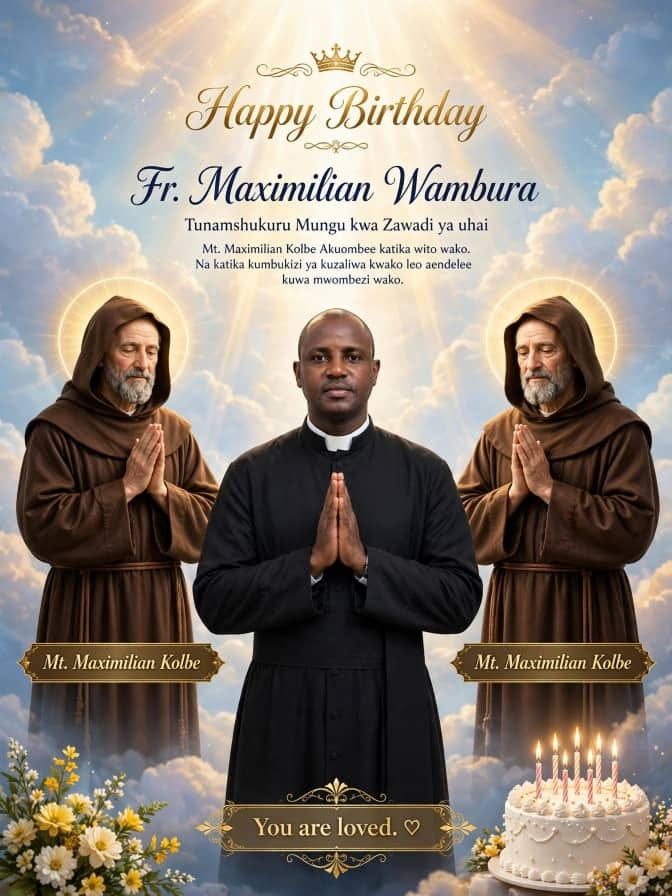
#> input picture FR MAXIMILIAN WAMBURA/sources/blueprint_birthday_kolbe_sky.jpeg, 672 x 896 px
$ python build_v1.py
#> lines starting #> are read from the running program, lines starting #| are printed output that depends on the picture; after the words box and inside, x2 and y2 are one past the last pixel; in counts of white or black regions, pixels touching at a corner belong together
# Fr. Maximilian Wambura - ANNIVERSARY (Upadrisho) v1 - blueprint = his own birthday poster
# (blueprint_birthday_kolbe_sky.jpeg, 672x896: sky + rays, Happy Birthday, Fr. Maximilian Wambura, St. Maximilian Kolbe x2, cake).
# Birthday wording removed -> Anniversary; cake + "You are loved" banner covered by a brown/gold details plaque.
# Rendered at 3x (2016x2688). run: python3 build_v1.py [out_name] [preview_path]
import sys, os
import cv2, numpy as np
from PIL import Image, ImageDraw, ImageFont, ImageFilter

HERE = os.path.dirname(os.path.abspath(__file__)); CLIENT = os.path.dirname(HERE); ROOT = os.path.dirname(CLIENT)
OUT = sys.argv[1] if len(sys.argv) > 1 else "Fr_Maximilian_Wambura_Anniversary_v1_final_01.png"
FONTS = os.path.expanduser("~/.haflaway/fonts/")
LOGO = ROOT + "/HAFLAWAY BRAND/concept_4_green/haflaway_c4g_logo_horizontal_white.png"
K = 3
LNUM = ["lnum"]

# ------------------------------------------------------------------ 1. remove birthday text (inpaint over soft sky)
src = cv2.imread(HERE + "/blueprint_birthday_kolbe_sky.jpeg"); H0, W0 = src.shape[:2]
#> further down, src is the input picture: shape (896, 672, 3); mean B, G, R 120.8, 130.3, 140.2
#> after `H0, W0 = src.shape[:2]`: H0 = 896; W0 = 672
BOXES = [(178, 80, 494, 143),     # "Happy Birthday"
         (180, 214, 490, 236),    # "Tunamshukuru Mungu kwa Zawadi ya uhai"
         (196, 239, 480, 289)]    # 3-line Kolbe paragraph
mask = np.zeros((H0, W0), np.uint8)
for x1, y1, x2, y2 in BOXES: mask[y1:y2, x1:x2] = 255
clean = cv2.inpaint(src, mask, 9, cv2.INPAINT_TELEA)
soft = cv2.GaussianBlur(clean, (0, 0), 7)
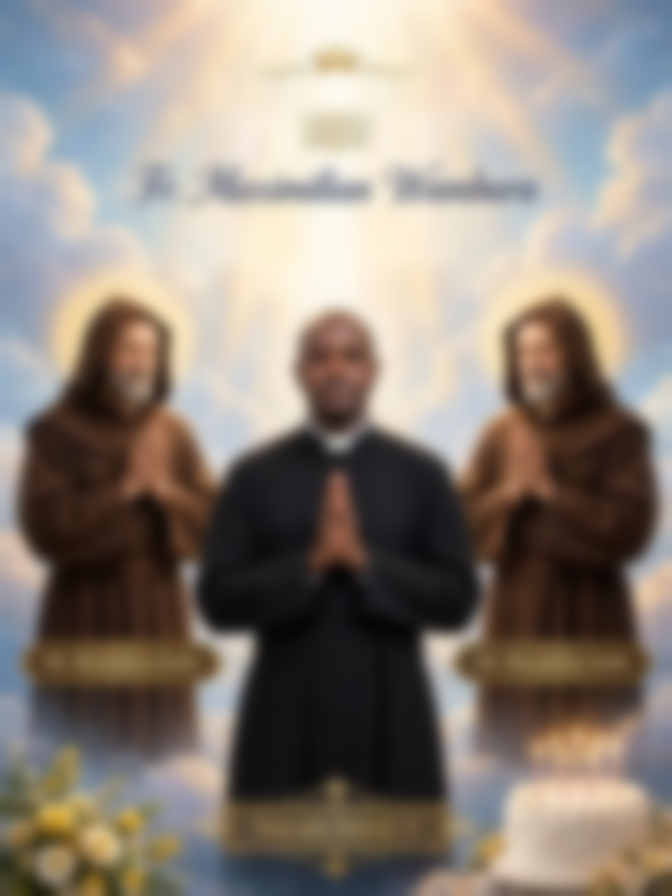
#> soft: shape (896, 672, 3); mean B, G, R 122.1, 131.6, 141.6
m = cv2.GaussianBlur(mask.astype(np.float32)/255, (0, 0), 3)[..., None]
clean = (soft*m + clean*(1 - m)).astype(np.uint8)

big = cv2.resize(clean, (W0*K, H0*K), interpolation=cv2.INTER_LANCZOS4)
card = Image.fromarray(cv2.cvtColor(big, cv2.COLOR_BGR2RGB)).filter(ImageFilter.UnsharpMask(3, 60, 2)).convert("RGBA")

# ------------------------------------------------------------------ 2. helpers
def var(file, size, wght):
    f = ImageFont.truetype(FONTS + file, int(size*K))
    try: f.set_variation_by_axes([wght])
    except Exception: pass
    return f
serif = lambda s, w=500: var("EBGaramond[wght].ttf", s, w)
corm = lambda s, w=600: var("CormorantGaramond[wght].ttf", s, w)
script = lambda s: ImageFont.truetype(FONTS + "GreatVibes-Regular.ttf", int(s*K))
GOLD_T, GOLD_B = (236, 200, 120), (150, 104, 36)          # gradient for gold lettering
GOLD = (222, 184, 110); CREAM = (250, 236, 205); INK = (30, 28, 30)

def center_text(img, cx, cy, text, font, fill, shadow=None):
    d = ImageDraw.Draw(img)
    bb = d.textbbox((0, 0), text, font=font, features=LNUM)
    x = cx*K - (bb[0] + bb[2])/2; y = cy*K - (bb[1] + bb[3])/2
    if shadow:
        sh = Image.new("RGBA", img.size, (0, 0, 0, 0))
        ImageDraw.Draw(sh).text((x, y + 1.5*K), text, font=font, fill=shadow, features=LNUM)
        img.alpha_composite(sh.filter(ImageFilter.GaussianBlur(1.5*K)))
    d.text((x, y), text, font=font, fill=fill, features=LNUM)
    return x, y, bb

def gold_text(img, cx, cy, text, font):
    """gold vertical gradient lettering with a soft warm shadow (matches the blueprint's gold title)"""
    d = ImageDraw.Draw(img)
    bb = d.textbbox((0, 0), text, font=font)
    x = cx*K - (bb[0] + bb[2])/2; y = cy*K - (bb[1] + bb[3])/2
    m = Image.new("L", img.size, 0); ImageDraw.Draw(m).text((x, y), text, font=font, fill=255)
    sh = Image.new("RGBA", img.size, (90, 60, 20, 0)); sh.putalpha(m.filter(ImageFilter.GaussianBlur(2*K)).point(lambda v: v*0.55))
    img.alpha_composite(sh, (0, int(1.5*K)))
    t, b = int(y + bb[1]), int(y + bb[3])
    grad = Image.new("RGBA", img.size)
    gd = ImageDraw.Draw(grad)
    for yy in range(t, b + 1):
        k = (yy - t)/max(1, b - t); k = 0.5 - 0.5*np.cos(k*np.pi)
        col = tuple(int(GOLD_T[i]*(1 - k) + GOLD_B[i]*k) for i in range(3)) + (255,)
        gd.line([(0, yy), (img.width, yy)], fill=col)
    grad.putalpha(m); img.alpha_composite(grad)

def fit(text, maker, size, max_w):
    d = ImageDraw.Draw(card)
    while size > 6 and d.textlength(text, font=maker(size), features=LNUM) > max_w*K: size -= 0.25
    return maker(size)

# ------------------------------------------------------------------ 3. top text
gold_text(card, 336, 110, "Happy Anniversary", fit("Happy Anniversary", script, 64, 360))
#> the loop in fit, `while size > 6 and d.textlength(text, font=maker(size), features=LNUM)..` made 105 passes
#> size on passes 1 to 12: 63.75, 63.5, 63.25, 63, 62.75, 62.5, 62.25, 62, 61.75, 61.5, 61.25, 61
#> after the loop in fit, `while size > 6 and d.textlength(text, font=maker(size), features=LNUM)..`: size = 37.75
#> in gold_text, `bb = d.textbbox((0, 0), text, font=font)`: bb = (0, 19, 1077, 129)
#> in gold_text, `x = cx * K - (bb[0] + bb[2]) / 2`: x = 469.5
#> in gold_text, `y = cy * K - (bb[1] + bb[3]) / 2`: y = 256
#> in gold_text, `m = Image.new('L', img.size, 0)`: m: PIL image 2016x2688 L; every value is 0
#> in gold_text, `ImageDraw.Draw(m).text((x, y), text, font=font, fill=255)`:
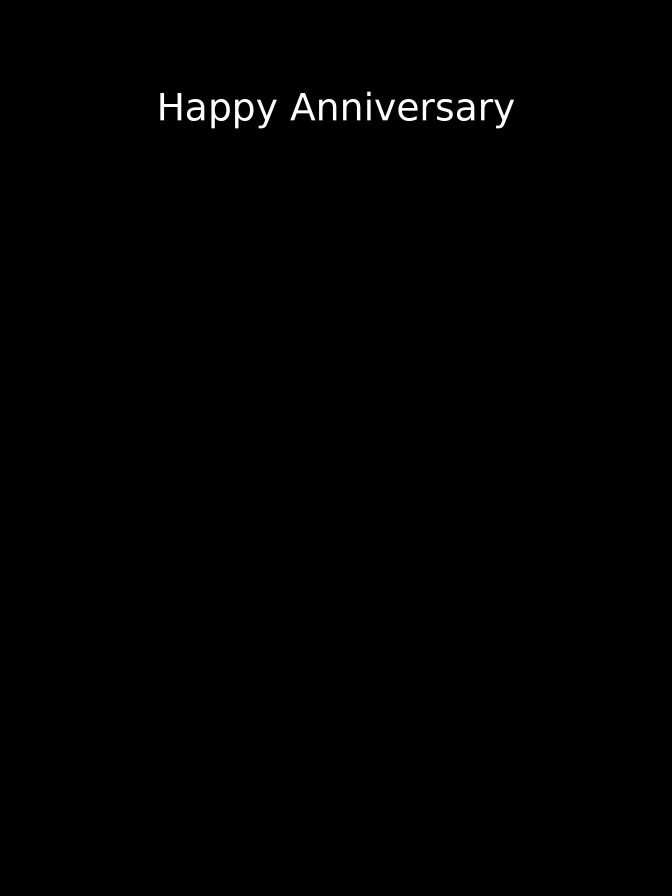
#> m: PIL image 2016x2688 L (shown at 1/3 size); min 0, max 255, mean 1.2
#> in gold_text, `sh.putalpha(m.filter(ImageFilter.GaussianBlur(2 * K)).point(lambda v: `:
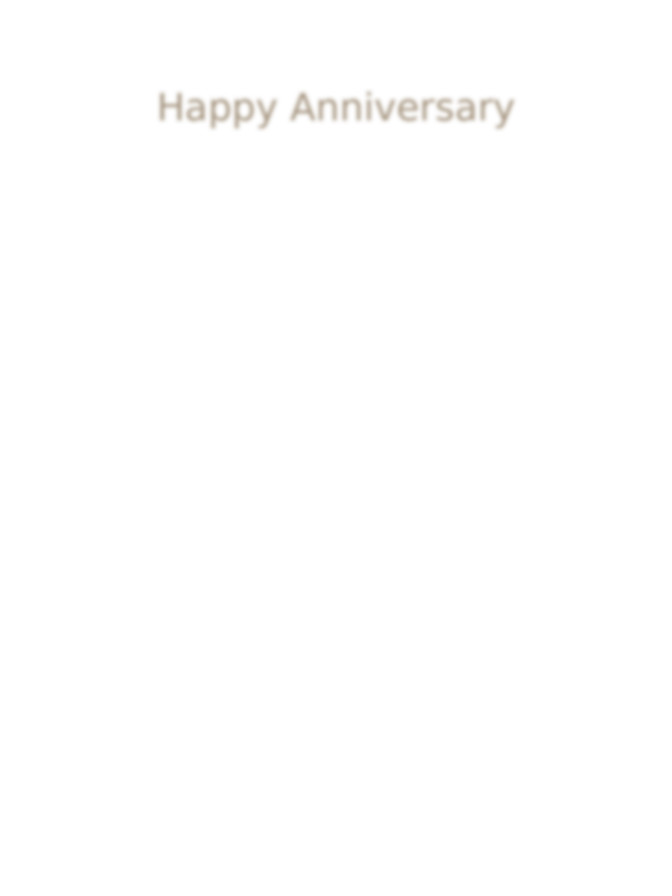
#> sh: PIL image 2016x2688 RGBA (shown at 1/3 size); mean R, G, B, A 90, 60, 20, 0.6; transparent parts drawn white
#> in gold_text, `t, b = int(y + bb[1]), int(y + bb[3])`: t = 275; b = 385
#> in gold_text, `grad = Image.new("RGBA", img.size)`: grad: PIL image 2016x2688 RGBA; every value is 0
#> the loop in gold_text, `for yy in range(t, b + 1):` made 111 passes
#> (k, col) on passes 1 to 12: (0, (236, 200, 120, 255)), (0.000204, (235, 199, 119, 255)), (0.000815, (235, 199, 119, 255)), (0.00183, (235, 199, 119, 255)), (0.00326, (235, 199, 119, 255)), (0.00509, (235, 199, 119, 255)), (0.00732, (235, 199, 119, 255)), (0.00996, (235, 199, 119, 255)), (0.013, (234, 198, 118, 255)), (0.0164, (234, 198, 118, 255)), (0.0203, (234, 198, 118, 255)), (0.0245, (233, 197, 117, 255))
center_text(card, 336, 226, "Tunamshukuru Mungu kwa Zawadi ya Upadri", fit("Tunamshukuru Mungu kwa Zawadi ya Upadri", serif, 17, 320), INK)
#> the loop in fit (call 2), `while size > 6 and d.textlength(text, font=maker(size), features=LNUM)..` made 11 passes
#> size on passes 1 to 11: 16.75, 16.5, 16.25, 16, 15.75, 15.5, 15.25, 15, 14.75, 14.5, 14.25
#> in center_text, `bb = d.textbbox((0, 0), text, font=font, features=LNUM)`: bb = (-1, 7, 944, 48)
#> in center_text, `x = cx * K - (bb[0] + bb[2]) / 2`: x = 536.5
#> in center_text, `y = cy * K - (bb[1] + bb[3]) / 2`: y = 650.5
PAR = ["Mt. Maximilian Kolbe akuombee katika wito wako.",
       "Na katika kumbukizi ya Upadrisho wako",
       "aendelee kuwa mwombezi wako."]
fp = min((fit(t, serif, 12.6, 282) for t in PAR), key=lambda f: f.size)
for i, t in enumerate(PAR): center_text(card, 336, 250 + i*14.5, t, fp, (40, 38, 40))
#> this loop made 3 passes
#> (bb in center_text, x in center_text, y in center_text) on passes 1 to 3: ((0, 6, 846, 32), 585, 731), ((0, 6, 677, 39), 669.5, 771), ((0, 6, 561, 32), 727.5, 818)

# ------------------------------------------------------------------ 4. details plaque (covers cake + banner)
PX1, PY1, PX2, PY2 = 16, 698, 656, 886
pl = Image.new("RGBA", card.size, (0, 0, 0, 0)); pd = ImageDraw.Draw(pl)
g = Image.new("RGBA", ((PX2 - PX1)*K, (PY2 - PY1)*K))
#> g: PIL image 1920x564 RGBA; every value is 0
gd = ImageDraw.Draw(g)
for yy in range(g.height):
    k = yy/g.height
    gd.line([(0, yy), (g.width, yy)], fill=(int(86 - 40*k), int(60 - 30*k), int(38 - 22*k), 255))
gm = Image.new("L", g.size, 0); ImageDraw.Draw(gm).rounded_rectangle([0, 0, g.width - 1, g.height - 1], 14*K, fill=255)
#> after `gm = Image.new('L', g.size, 0)`: gm: PIL image 1920x564 L; every value is 0
#> after `ImageDraw.Draw(gm).rounded_rectangle([0, 0, g.width - 1, g.height - 1]`:
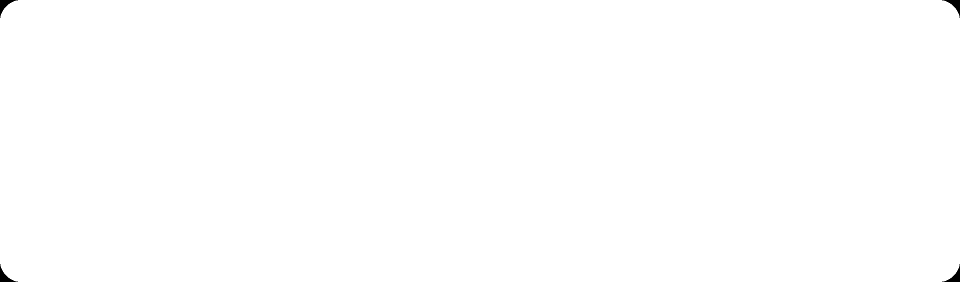
#> gm: PIL image 1920x564 L (shown at 1/2 size); 99.9% white; 4 black regions, box (x1, y1, x2, y2) and area: (0, 0, 36, 36) 393, (1884, 0, 1920, 36) 393, (0, 528, 36, 564) 393, (1884, 528, 1920, 564) 393
g.putalpha(Image.fromarray(np.minimum(np.array(g.split()[3]), np.array(gm))))
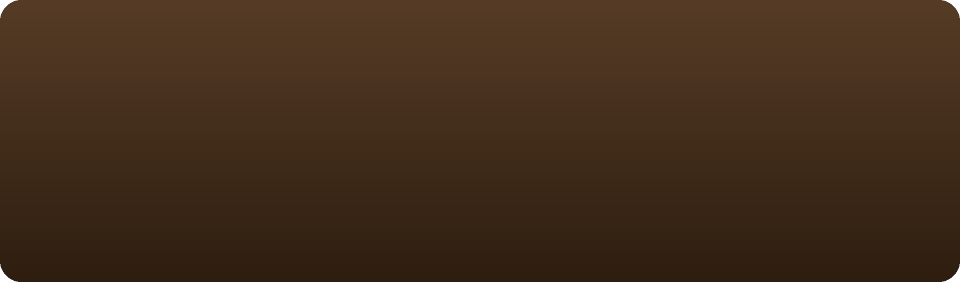
#> g: PIL image 1920x564 RGBA (shown at 1/2 size); mean R, G, B, A 65.5, 44.5, 26.5, 254.6; transparent parts drawn white
sh = Image.new("RGBA", card.size, (0, 0, 0, 0))
ImageDraw.Draw(sh).rounded_rectangle([PX1*K, (PY1 + 3)*K, PX2*K, (PY2 + 3)*K], 14*K, fill=(0, 0, 0, 120))
card.alpha_composite(sh.filter(ImageFilter.GaussianBlur(5*K)))
card.alpha_composite(g, (PX1*K, PY1*K))
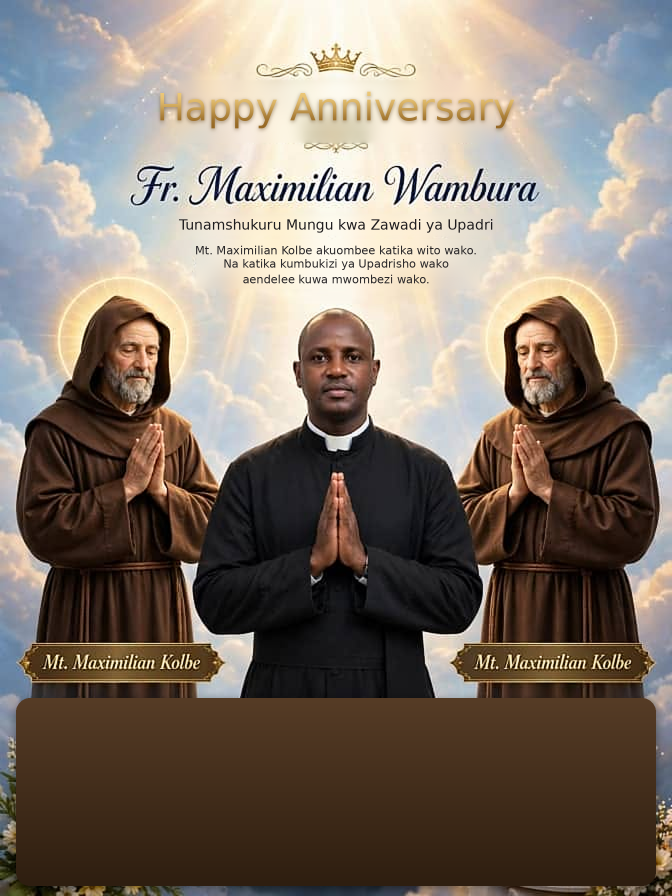
#> card: PIL image 2016x2688 RGBA (shown at 1/3 size); mean R, G, B, A 130.1, 118.1, 107.5, 255
d = ImageDraw.Draw(card)
d.rounded_rectangle([PX1*K, PY1*K, PX2*K, PY2*K], 14*K, outline=GOLD, width=int(2.2*K))
d.rounded_rectangle([(PX1 + 6)*K, (PY1 + 6)*K, (PX2 - 6)*K, (PY2 - 6)*K], 10*K, outline=(170, 130, 70), width=int(0.9*K))

# motto
center_text(card, 336, 717, "MBIU YANGU", corm(13.5, 700), GOLD)
center_text(card, 336, 737, "“Haikuwa rahisi kulitangaza Neno”", var("EBGaramond-Italic[wght].ttf", 19, 600), CREAM)
# ornament divider
y = 754
d.line([(130*K, y*K), (310*K, y*K)], fill=GOLD, width=int(1.1*K)); d.line([(362*K, y*K), (542*K, y*K)], fill=GOLD, width=int(1.1*K))
d.polygon([(336*K, (y - 5)*K), (343*K, y*K), (336*K, (y + 5)*K), (329*K, y*K)], fill=GOLD)

# two columns
CL, CR = 180, 492
d.line([(336*K, 766*K), (336*K, 846*K)], fill=(170, 130, 70), width=int(1*K))
def col(cx, head, lines):
    center_text(card, cx, 772, head, corm(15, 700), GOLD)
    for i, (t, w) in enumerate(lines):
        f = fit(t, lambda s: serif(s, w), 14.5, 285)
        center_text(card, cx, 793 + i*18, t, f, CREAM)
col(CL, "MISA TAKATIFU", [("Jumapili, 22 Novemba 2026", 700), ("Saa 10:30 jioni", 500), ("St. Peter's, Oysterbay", 500)])
#> in col, `center_text(card, cx, 772, head, corm(15, 700), GOLD)`:
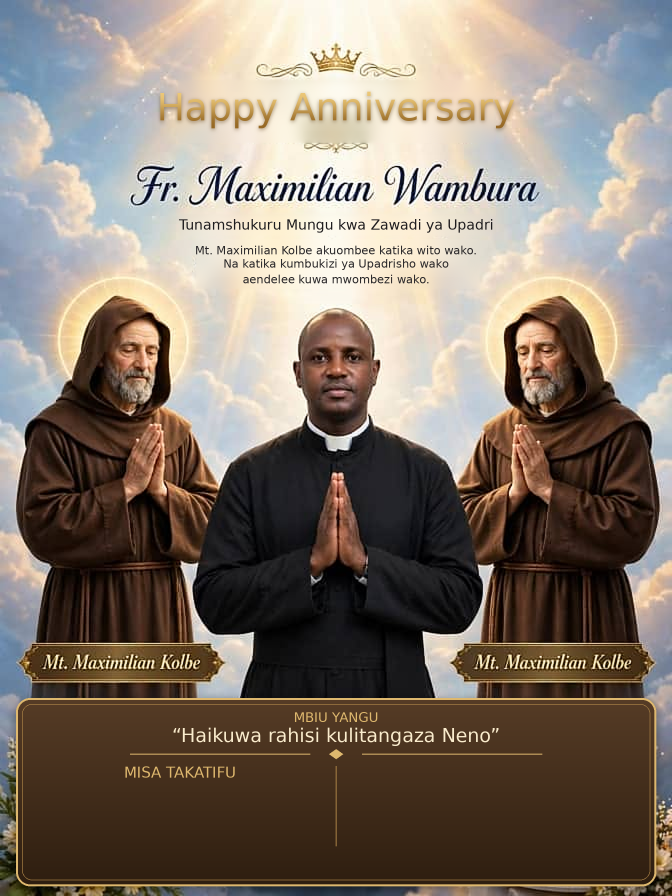
#> card: PIL image 2016x2688 RGBA (shown at 1/3 size); mean R, G, B, A 131.7, 119.6, 108.5, 255
#> the loop in col, `for i, (t, w) in enumerate(lines):` made 3 passes
#> (bb in center_text, x in center_text, y in center_text) on passes 1 to 3: ((-3, 7, 596, 49), 243.5, 2351), ((0, 7, 321, 49), 379.5, 2405), ((0, 7, 467, 49), 306.5, 2459)
col(CR, "SHEREHE", [("Cardinal Rugambwa Social Hall", 700), ("Kuingia ukumbini", 500), ("saa 1:00 usiku", 500)])
#> the loop in col (call 2), `for i, (t, w) in enumerate(lines):` made 3 passes
#> (bb in center_text, x in center_text, y in center_text) on passes 1 to 3: ((0, 7, 669, 49), 1141.5, 2351), ((0, 7, 370, 49), 1291, 2405), ((0, 7, 311, 40), 1320.5, 2463.5)

#> (the run stopped early here; a loop or call above may not have finished)
